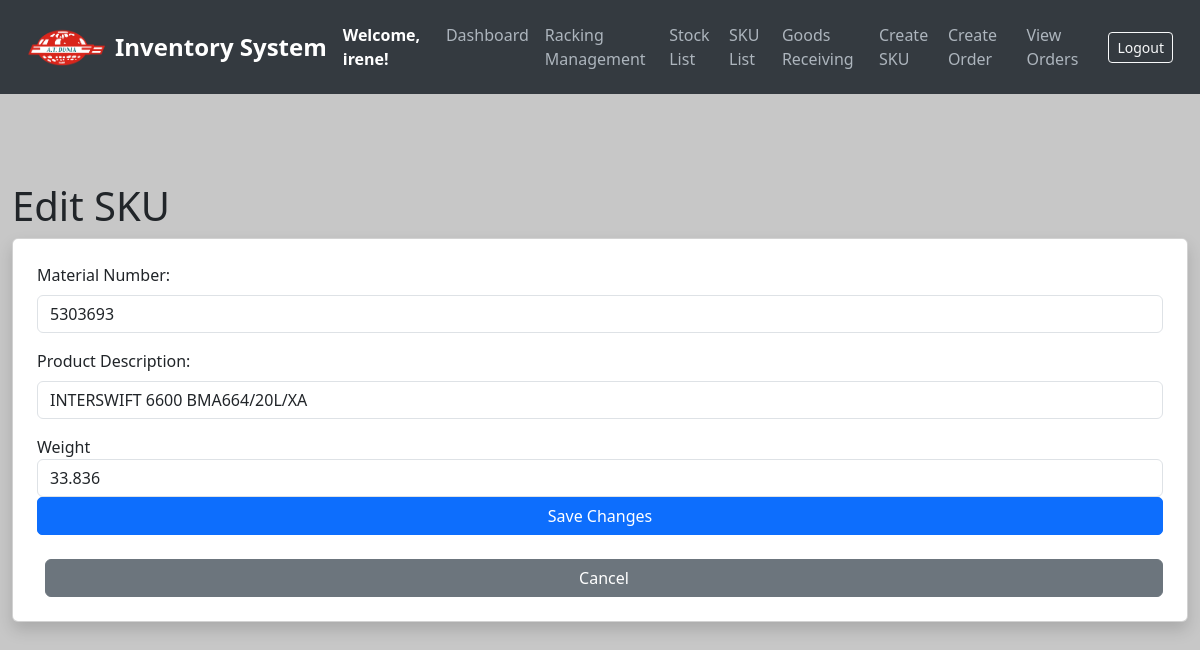
Screenshot of /edit-sku/3 (signed in) with the database file from the repository.
### models.py (models this page shows, shortened)
class User(UserMixin, db.Model):
    __tablename__ = 'users'
    id = db.Column(db.Integer, primary_key=True)
    username = db.Column(db.String(80), unique=True, nullable=False)
    email = db.Column(db.String(120), unique=True, nullable=False)
    password = db.Column(db.String(200), nullable=False)  # Store hashed passwords
    date_created = db.Column(db.DateTime, default=get_local_time)
    last_login = db.Column(db.DateTime, nullable=True)
    is_active = db.Column(db.Boolean, default=True)  # For account activation/deactivation
    is_approved = db.Column(db.Boolean, default=False)
    is_admin = db.Column(db.Boolean, default=False)

class SKU(db.Model):
    __tablename__ = 'sku_list'
    id = db.Column(db.Integer, primary_key=True)
    material_number = db.Column(db.String(50), unique=True, nullable=False)
    product_description = db.Column(db.String(200), nullable=False)
    pack_size_id = db.Column(db.Integer, db.ForeignKey('pack_sizes.id'), nullable=False)
    weight = db.Column(db.Float, nullable=False)
    pack_size = db.relationship('PackSize', backref='skus', lazy=True)  # Establish relationship

### app.py (the view)
@app.route('/edit-sku/<int:id>', methods=['GET', 'POST'])
@login_required
def edit_sku(id):
    sku = SKU.query.get_or_404(id)
    if request.method == 'POST':
        sku.material_number = request.form['material_number']
        sku.product_description = request.form['product_description']
        sku.weight = float(request.form['weight'])  # Allow editing the weight
        db.session.commit()
        return redirect(url_for('list_skus_html'))
    return render_template('edit_sku.html', sku=sku)

### app.py (called while the page is built)
@login_manager.user_loader
def load_user(user_id):
    return db.session.get(User, int(user_id))

### templates/edit_sku.html (shortened to what this page needs)
<!DOCTYPE html>
<html lang="en">
<head>
    <link href="https://cdn.jsdelivr.net/npm/bootstrap@5.3.0-alpha1/dist/css/bootstrap.min.css" rel="stylesheet">
</head>
</head>
<body>
<nav class="navbar navbar-expand-lg navbar-dark">
    <div class="container-fluid">
        <img src="{{ url_for('static', filename='logo_.png') }}" alt="Logo" width="80" height="40" class="me-2">
        <a class="navbar-brand" href="/">Inventory System</a>
        <strong class="text-white">Welcome, {{ current_user.username }}!</strong>
        <div class="collapse navbar-collapse" id="navbarNav">
            <ul class="navbar-nav ms-auto">
                <li class="nav-item"><a class="nav-link" href="/dashboard">Dashboard</a></li>
                <li class="nav-item"><a class="nav-link" href="/create_racking">Racking Management</a></li>
                <li class="nav-item"><a class="nav-link" href="/stocks">Stock List</a></li>
                <li class="nav-item"><a class="nav-link" href="/sku-list">SKU List</a></li>
                <li class="nav-item"><a class="nav-link" href="/create-stock">Goods Receiving</a></li>
                <li class="nav-item"><a class="nav-link" href="/add-sku">Create SKU</a></li>
                <li class="nav-item"><a class="nav-link" href="/create-order">Create Order</a></li>
                <li class="nav-item"><a class="nav-link" href="/orders">View Orders</a></li>
            </ul>
            <form class="d-flex ms-3" action="{{ url_for('logout') }}" method="POST">
                <button class="btn btn-sm btn-outline-light" type="submit">Logout</button>
            </form>
        </div>
    </div>
</nav>
    <div class="container mt-5">
        <h1>Edit SKU</h1>
        <form action="/edit-sku/{{ sku.id }}" method="POST" class="card p-4 shadow">
            <div class="mb-3">
                <label for="material_number" class="form-label">Material Number:</label>
                <input type="text" id="material_number" name="material_number" value="{{ sku.material_number }}" class="form-control" required>
            </div>
            <div class="mb-3">
                <label for="product_description" class="form-label">Product Description:</label>
                <input type="text" id="product_description" name="product_description" value="{{ sku.product_description }}" class="form-control" required>
            </div>
            <div class="form-group">
                <label for="weight">Weight</label>
                <input type="number" step="any" min="0" class="form-control" name="weight" value="{{ sku.weight }}" required>
            </div>
            <button type="submit" class="btn btn-primary">Save Changes</button>
            <br>
            <a href="/sku-list" class="btn btn-secondary ms-2">Cancel</a>
        </form>
    </div>
</body>
</html>

### templates/edit_sku.html (style rules this page uses)
body { background-color: #C7C7C7; color: #212529; }
.navbar { background-color: #343a40; padding: 15px; }
.navbar-brand { font-weight: bold; color: #fff; font-size: 1.5rem; }
.nav-link { color: #adb5bd; font-weight: 500; }
.container { max-width: 1200px; padding-top: 40px; }
.btn-primary, .btn-success, .btn-danger { border-radius: 5px; transition: all 0.3s ease; }

### rows the page displays
User: username "irene"
SKU: material_number "5303693", product_description "INTERSWIFT 6600 BMA664/20L/XA", weight "33.836"
